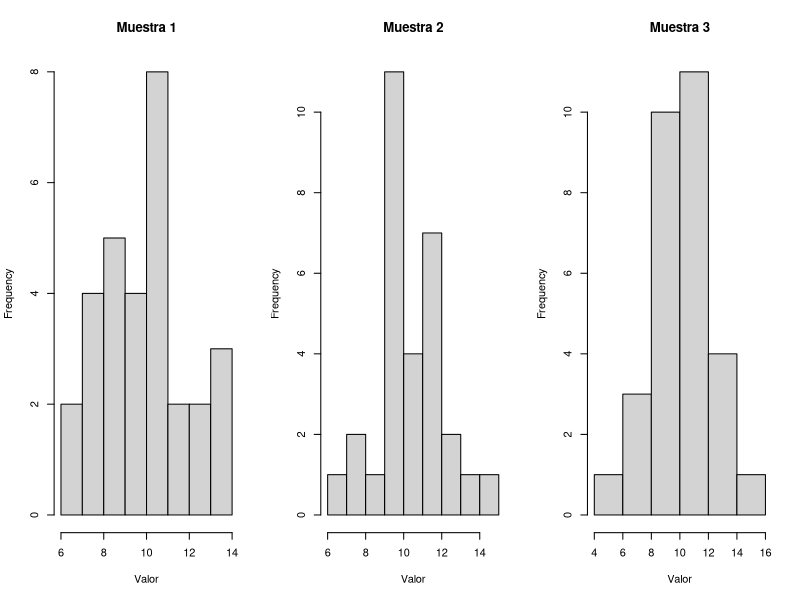
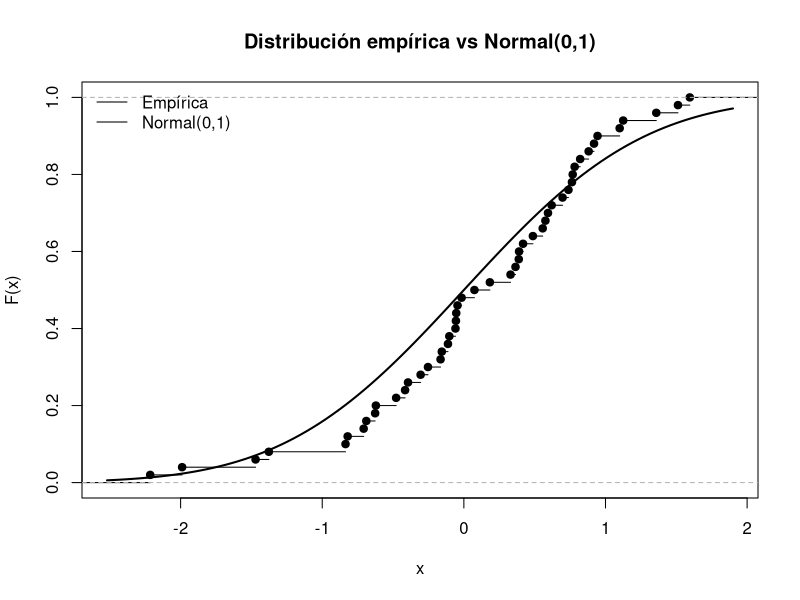
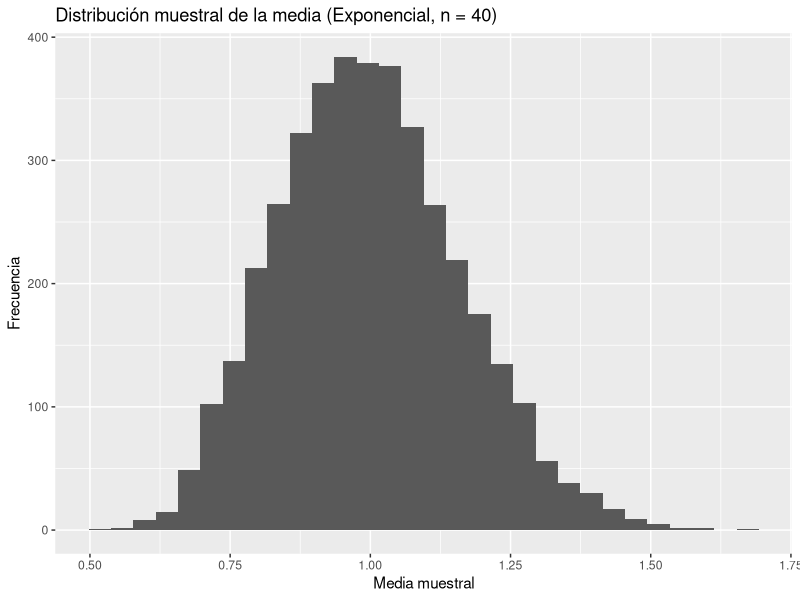
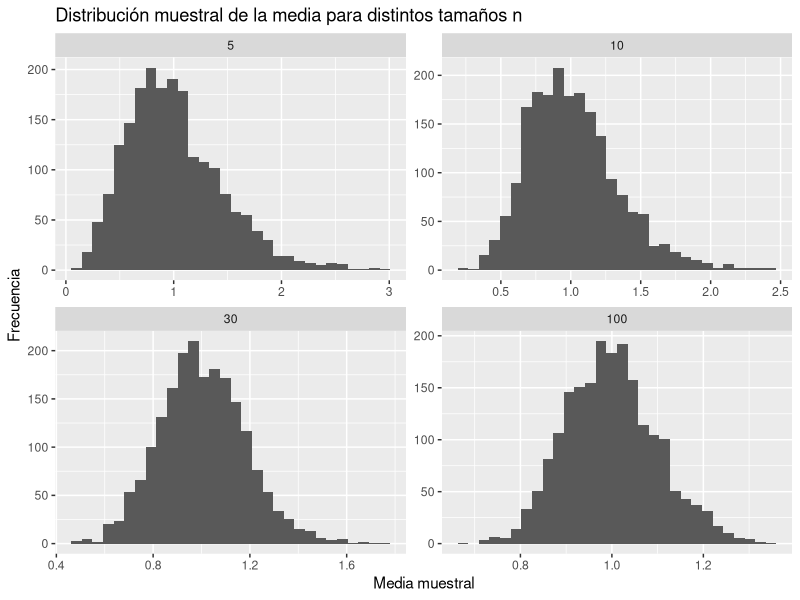
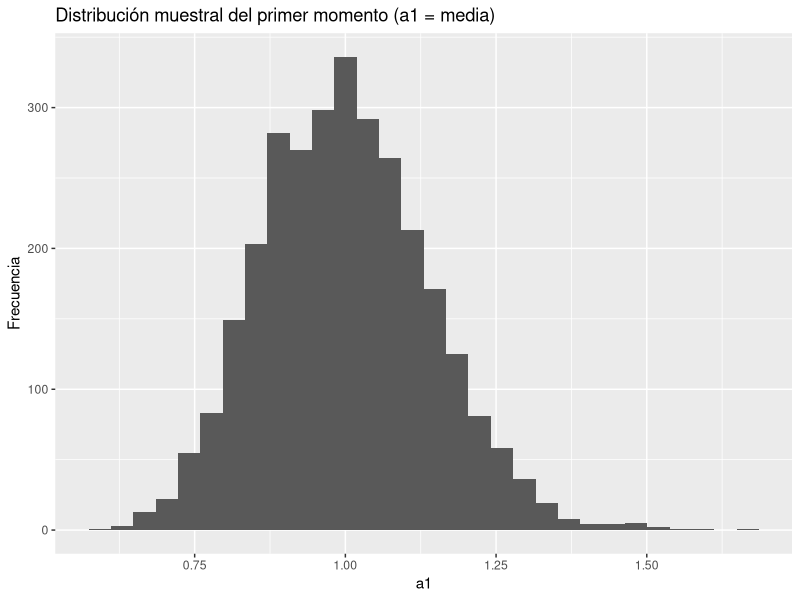
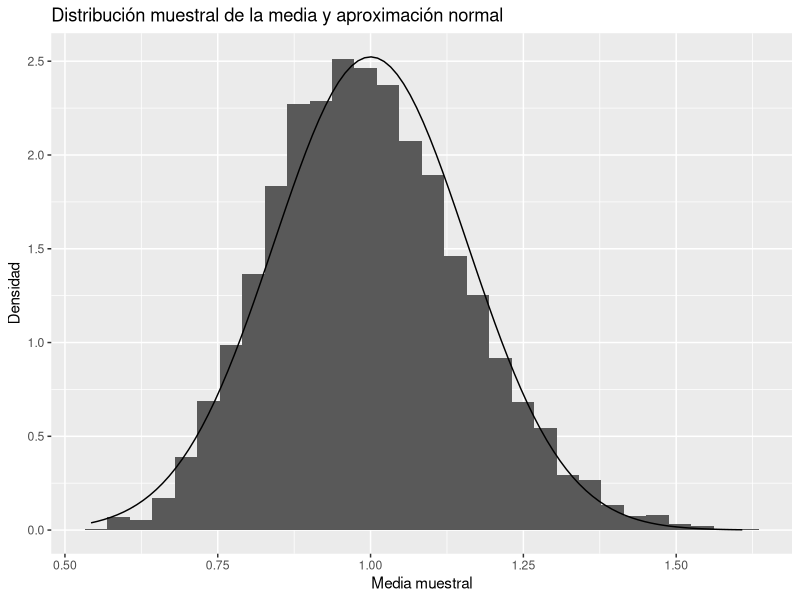
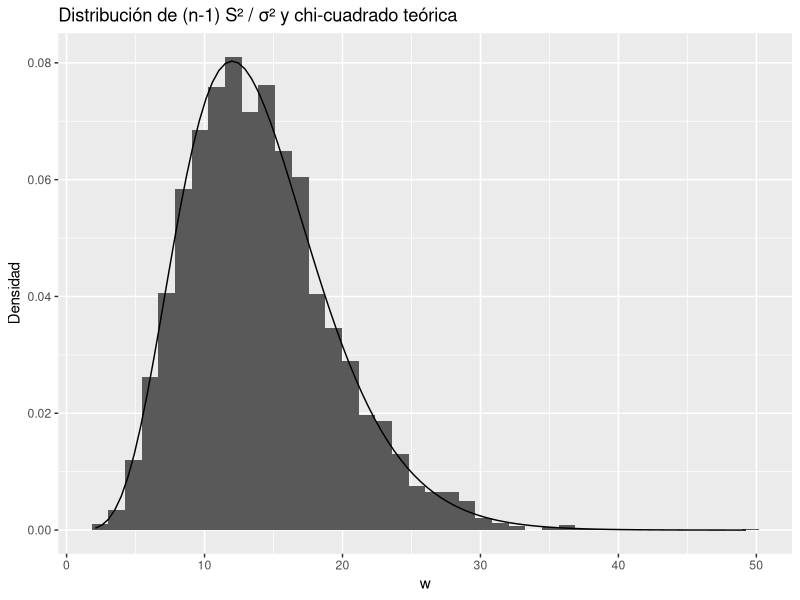
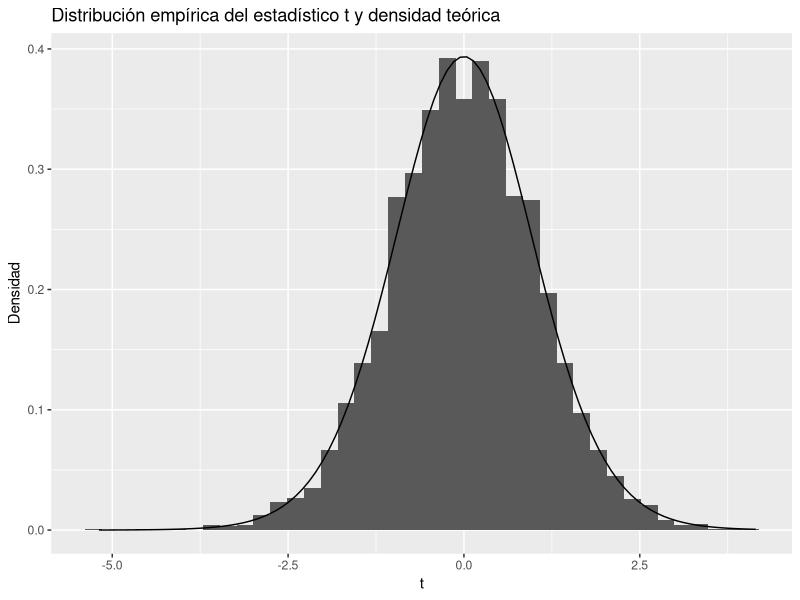

These charts were generated, in order, by the following R code:
## ---- chunk 1
library(ggplot2)
set.seed(123)
## ---- chunk 2
par(mfrow = c(1, 3))

for (i in 1:3) {
  x <- rnorm(30, mean = 10, sd = 2)
  hist(x, main = paste("Muestra", i), xlab = "Valor")
}

par(mfrow = c(1, 1))
## ---- chunk 3
set.seed(1)
x <- rnorm(50, mean = 0, sd = 1)

plot(ecdf(x),
     main = "Distribución empírica vs Normal(0,1)",
     xlab = "x", ylab = "F(x)")

curve(pnorm(x), add = TRUE, lwd = 2)
legend("topleft",
       legend = c("Empírica", "Normal(0,1)"),
       lty = c(1, 1),
       bty = "n")
## ---- chunk 4
set.seed(3)

n <- 40
B <- 4000

medias <- replicate(B, mean(rexp(n, rate = 1)))

df_medias <- data.frame(medias = medias)

ggplot(df_medias, aes(x = medias)) +
  geom_histogram(bins = 30) +
  labs(title = "Distribución muestral de la media (Exponencial, n = 40)",
       x = "Media muestral", y = "Frecuencia")
## ---- chunk 5
set.seed(10)

ns <- c(5, 10, 30, 100)
B  <- 2000

lista <- lapply(ns, function(n) {
  data.frame(
    n     = n,
    media = replicate(B, mean(rexp(n, rate = 1)))
  )
})

df_ns <- do.call(rbind, lista)

ggplot(df_ns, aes(x = media)) +
  geom_histogram(bins = 30) +
  facet_wrap(~ n, scales = "free") +
  labs(title = "Distribución muestral de la media para distintos tamaños n",
       x = "Media muestral", y = "Frecuencia")
## ---- chunk 6
set.seed(20)

n <- 50
B <- 3000

m1 <- replicate(B, mean(rexp(n, rate = 1)))

df_m1 <- data.frame(m1 = m1)

ggplot(df_m1, aes(x = m1)) +
  geom_histogram(bins = 30) +
  labs(title = "Distribución muestral del primer momento (a1 = media)",
       x = "a1", y = "Frecuencia")
## ---- chunk 7
set.seed(30)

n <- 40
B <- 4000

medias <- replicate(B, mean(rexp(n, rate = 1)))
df_medias <- data.frame(medias = medias)

ggplot(df_medias, aes(x = medias)) +
  geom_histogram(aes(y = ..density..), bins = 30) +
  stat_function(fun = dnorm,
                args = list(mean = 1, sd = 1 / sqrt(n))) +
  labs(title = "Distribución muestral de la media y aproximación normal",
       x = "Media muestral", y = "Densidad")
## ---- chunk 8
set.seed(40)

n     <- 15
sigma <- 2
B     <- 5000

S2 <- replicate(B, var(rnorm(n, mean = 0, sd = sigma)))
W  <- (n - 1) * S2 / sigma^2

df_W <- data.frame(W = W)

ggplot(df_W, aes(x = W)) +
  geom_histogram(aes(y = ..density..), bins = 40) +
  stat_function(fun = dchisq,
                args = list(df = n - 1)) +
  labs(title = "Distribución de (n-1) S² / σ² y chi-cuadrado teórica",
       x = "w", y = "Densidad")
## ---- chunk 9
set.seed(50)

n    <- 20
mu   <- 5
sig  <- 3
B    <- 5000

Tvals <- replicate(B, {
  x  <- rnorm(n, mean = mu, sd = sig)
  (mean(x) - mu) / (sd(x) / sqrt(n))
})

df_T <- data.frame(T = Tvals)

ggplot(df_T, aes(x = T)) +
  geom_histogram(aes(y = ..density..), bins = 40) +
  stat_function(fun = dt,
                args = list(df = n - 1)) +
  labs(title = "Distribución empírica del estadístico t y densidad teórica",
       x = "t", y = "Densidad")
## ---- chunk 10
set.seed(60)

n1 <- 15
n2 <- 20
B  <- 5000

Fvals <- replicate(B, {
  x <- rnorm(n1, mean = 0, sd = 3)
  y <- rnorm(n2, mean = 0, sd = 3)
  var(x) / var(y)
})

df_F <- data.frame(F = Fvals)

ggplot(df_F, aes(x = F)) +
  geom_histogram(aes(y = ..density..), bins = 40) +
  stat_function(fun = df,
                args = list(df1 = n1 - 1, df2 = n2 - 1)) +
  labs(title = "Cociente de varianzas y distribución F teórica",
       x = "F", y = "Densidad")
